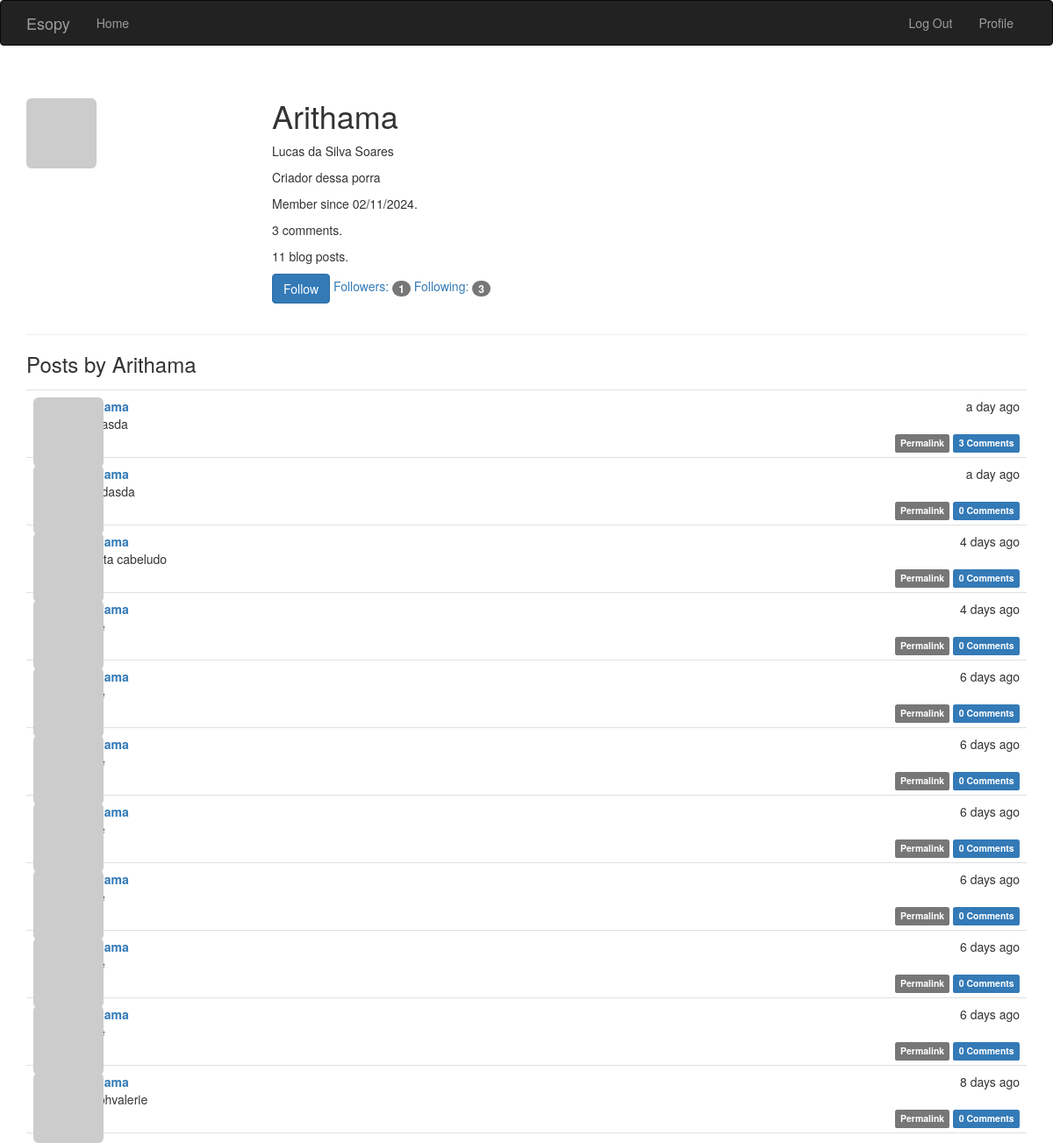
The app's page /user/Arithama (signed in) with its own data.
### app/models.py (models this page shows, shortened)
class User(UserMixin, db.Model):
    __tablename__ = 'users'
    id = db.Column(db.Integer, primary_key=True)
    email = db.Column(db.String(64), unique=True, index=True)
    username = db.Column(db.String(64), unique=True, index=True)
    password_hash = db.Column(db.String(128))
    confirmed = db.Column(db.Boolean, default=False)
    is_admin = db.Column(db.Boolean, default=False)
    is_mod = db.Column(db.Boolean, default =False)
    name = db.Column(db.String(64))
    about_me = db.Column(db.Text())
    member_since = db.Column(db.DateTime(), default=datetime.utcnow)
    avatar_hash = db.Column(db.String(32))
    posts = db.relationship('Post', backref='author', lazy='dynamic')
    followed = db.relationship('Follow',
                               foreign_keys=[Follow.follower_id],
                               backref=db.backref('follower', lazy='joined'),
                               lazy='dynamic',
                               cascade='all, delete-orphan')
    followers = db.relationship('Follow',
                                foreign_keys=[Follow.followed_id],
                                backref=db.backref('followed', lazy='joined'),
                                lazy='dynamic',
                                cascade='all, delete-orphan')
    comments = db.relationship('Comment', backref='author', lazy='dynamic')
    @property
    def password(self):
        raise AttributeError('password is not a readable attribute')
    def gravatar(self, size=100):
        url = 'https://secure.gravatar.com/avatar'
        hash = hashlib.md5(self.email.lower().encode('utf-8')).hexdigest()
        return '{url}/{hash}?s={size}'.format(
            url=url, hash=hash, size=size)
    def is_following(self, user):
        return self.followed.filter_by(
            followed_id=user.id).first() is not None

class Post(db.Model):
    __tablename__ = 'posts'
    id = db.Column(db.Integer, primary_key=True)
    body = db.Column(db.Text)
    timestamp = db.Column(db.DateTime, index=True, default=datetime.utcnow)
    author_id = db.Column(db.Integer, db.ForeignKey('users.id'))
    title = db.Column(db.String(64))
    body_html = db.Column(db.Text)
    comments = db.relationship('Comment', backref='post', lazy='dynamic')

### app/main/views.py (the view)
@main.route('/user/<username>')
def user(username):
    user = User.query.filter_by(username=username).first_or_404()
    posts = user.posts.order_by(Post.timestamp.desc()).all()
    return render_template('user.html', user=user, posts=posts)

### app/auth/views.py (called while the page is built)
@auth.before_app_request
def before_request():
    if current_user.is_authenticated \
    and not current_user.confirmed \
    and request.blueprint != 'auth' \
    and request.endpoint != 'static':
        return redirect(url_for('auth.unconfirmed'))

### app/models.py (called while the page is built)
@login_manager.user_loader
def load_user(user_id):
    return User.query.get(int(user_id))

### app/templates/user.html (shortened to what this page needs)
{% extends "base.html" %}
{% block page_content %}
<div class="page-header">
    <img class="img-rounded profile-thumbnail" src="{{ user.gravatar(size=256) }}">
    <div class="profile-header">
        <h1>{{ user.username }}</h1>
        {% if user.name or user.location %}
        <p>
            {% if user.name %}{{ user.name }}{% endif %}
        </p>
        {% endif %}
        {% if user.about_me %}<p>{{ user.about_me }}</p>{% endif %}
        <p>Member since {{ moment(user.member_since).format('L') }}.</p>
        <p>{{ user.comments.count() }} comments.</p>
        <p>{{ user.posts.count() }} blog posts.</p>
        <p>
            {% if current_user.is_authenticated and user != current_user %}
                {% if not current_user.is_following(user) %}
                <a href="{{ url_for('.follow', username=user.username) }}" class="btn btn-primary">Follow</a>
                {% else %}
                <a href="{{ url_for('.unfollow', username=user.username) }}" class="btn btn-default">Unfollow</a>
                {% endif %}
            {% endif %}
            <a href="{{ url_for('.followers', username=user.username) }}">Followers: <span class="badge">{{ user.followers.count() }}</span></a>
            <a href="{{ url_for('.followed_by', username=user.username) }}">Following: <span class="badge">{{ user.followed.count() }}</span></a>
        </p>
    </div>
</div>
<h3>Posts by {{ user.username }}</h3>
{% include '_posts.html' %}
{% endblock %}

### app/templates/_posts.html (shortened to what this page needs)
<ul class="posts">
    {% for post in posts %}
    <li class="post">
        <div class="post-thumbnail">
            <a href="{{ url_for('.user', username=post.author.username) }}">
                <img class="img-rounded profile-thumbnail" src="{{ post.author.gravatar(size=40) }}">
            </a>
        </div>
        <div class="post-content">
            <div class="post-date">{{ moment(post.timestamp).fromNow() }}</div>
            <div class="post-author"><a href="{{ url_for('.user', username=post.author.username) }}">{{ post.author.username }}</a></div>
            <div class="post-body">
               {{ post.title }}
            </div>
            <div class="post-footer">
                <a href="{{ url_for('.post', id=post.id) }}">
                    <span class="label label-default">Permalink</span>
                </a>
                <a href="{{ url_for('.post', id=post.id) }}#comments">
                    <span class="label label-primary">{{ post.comments.count() }} Comments</span>
                </a>
            </div>
        </div>
    </li>
    {% endfor %}
</ul>

### app/static/styles.css (style rules this page uses)
.profile-thumbnail { position: absolute; }
.profile-header { min-height: 260px; margin-left: 280px; }
ul.posts { list-style-type: none; padding: 0px; margin: 16px 0px 0px 0px; border-top: 1px solid #e0e0e0; }
ul.posts li.post { padding: 8px; border-bottom: 1px solid #e0e0e0; }
div.post-date { float: right; }
div.post-author { font-weight: bold; }
div.post-thumbnail { position: absolute; }
div.post-content { margin-left: 48px; min-height: 48px; }
div.post-footer { text-align: right; }

### records on screen
User: username "Arithama", name "Lucas da Silva Soares", about_me "Criador dessa porra", member_since "02/11/2024"
Post: timestamp "a day ago", comments.count "3"
Post: timestamp "a day ago", title "sdasdasda", comments.count "0"
Post: timestamp "4 days ago", title "Buceta cabeludo", comments.count "0"
Post: timestamp "4 days ago", comments.count "0"
Post: timestamp "6 days ago", comments.count "0"
Post: timestamp "6 days ago", comments.count "0"
Post: timestamp "6 days ago", comments.count "0"
Post: timestamp "6 days ago", comments.count "0"
Post: timestamp "6 days ago", comments.count "0"
Post: timestamp "6 days ago", comments.count "0"
Post: timestamp "8 days ago", title "josephvalerie", comments.count "0"

### other values on screen
{{ user.comments.count() }} "3"
{{ user.posts.count() }} "11"
{{ user.followers.count() }} "1"
{{ user.followed.count() }} "3"
